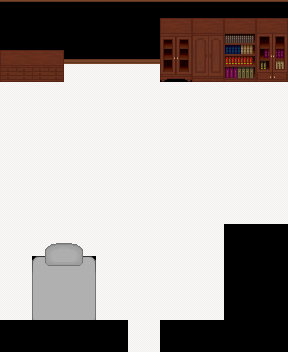

A 2D game scene composited from a Tiled map and its tileset images. What follows is a short description and the map's XML, with every tile layer's data as written:
An orthogonal 9x11 tile map with 32x32 px tiles, 4 tile layers (layer0, layer2, layer3, layer4), 1 hidden layer not drawn, 3 tilesets.

<map version="1.9" tiledversion="1.9.2" orientation="orthogonal" renderorder="right-down" width="9" height="11" tilewidth="32" tileheight="32" infinite="0" nextlayerid="9" nextobjectid="1">
 <tileset firstgid="1" source="res/add_more.tsx" />
 <tileset firstgid="513" source="res/room-01-udy.tsx" />
 <tileset firstgid="929" source="res/room-01-udx.tsx" />
 <layer id="5" name="layer0" width="9" height="11">
  <data encoding="csv">
0,0,0,0,0,0,0,0,0,
0,0,0,0,0,0,0,0,0,
312,312,312,312,312,312,312,312,312,
312,312,312,312,312,312,312,312,312,
312,312,312,312,312,312,312,312,312,
312,312,312,312,312,312,312,312,312,
312,312,312,312,312,312,312,312,312,
312,312,312,312,312,312,312,0,0,
312,0,0,312,312,312,312,0,0,
312,0,0,312,312,312,312,0,0,
0,0,0,0,312,0,0,0,0
</data>
 </layer>
 <layer id="1" name="layer1" width="9" height="11" visible="0" locked="1">
  <data encoding="csv">
12,12,12,12,12,12,12,12,12,
12,12,12,12,12,12,12,12,12,
513,514,515,516,513,514,515,516,513,
513,514,515,516,513,514,515,516,513,
513,514,515,516,513,514,515,516,513,
513,514,515,516,513,514,515,516,513,
513,514,515,516,513,514,515,516,513,
513,514,515,516,513,514,515,28,28,
513,514,515,516,513,514,515,28,28,
513,514,515,516,513,514,515,28,28,
28,28,28,28,513,28,28,28,28
</data>
 </layer>
 <layer id="2" name="layer2" width="9" height="11" locked="1">
  <data encoding="csv">
521,521,521,521,521,521,521,521,521,
529,529,529,529,529,529,529,529,529,
0,0,0,0,0,0,0,0,0,
0,0,0,0,0,0,0,0,0,
0,0,0,0,0,0,0,0,0,
0,0,0,0,0,0,0,0,0,
0,0,0,0,0,0,0,0,0,
0,0,0,0,0,0,0,0,0,
0,0,0,0,0,0,0,0,0,
0,0,0,0,0,0,0,0,0,
0,0,0,0,0,0,0,0,0
</data>
 </layer>
 <layer id="4" name="layer3" width="9" height="11" locked="1">
  <data encoding="csv">
0,0,0,0,0,1957,1958,1959,1960,
1970,1971,0,0,0,1965,1966,1967,1968,
1978,1979,0,0,0,1973,1974,1975,1976,
0,0,0,0,0,0,0,0,0,
0,0,0,0,0,0,0,0,0,
0,0,0,0,0,0,0,0,0,
0,0,0,0,0,0,0,0,0,
0,0,0,0,0,0,0,0,0,
0,923,924,0,0,0,0,0,0,
0,913,914,0,0,0,0,0,0,
0,0,0,0,0,0,0,0,0
</data>
 </layer>
 <layer id="8" name="layer4" width="9" height="11" locked="1">
  <data encoding="csv">
0,0,0,0,0,0,0,0,0,
0,0,0,0,0,0,0,0,0,
0,0,0,0,0,0,0,0,0,
0,0,0,0,0,0,0,0,0,
0,0,0,0,0,0,0,0,0,
0,0,0,0,0,0,0,0,0,
0,0,0,0,0,0,0,0,0,
0,915,916,0,0,0,0,0,0,
0,0,0,0,0,0,0,0,0,
0,0,0,0,0,0,0,0,0,
0,0,0,0,0,0,0,0,0
</data>
 </layer>
</map>
